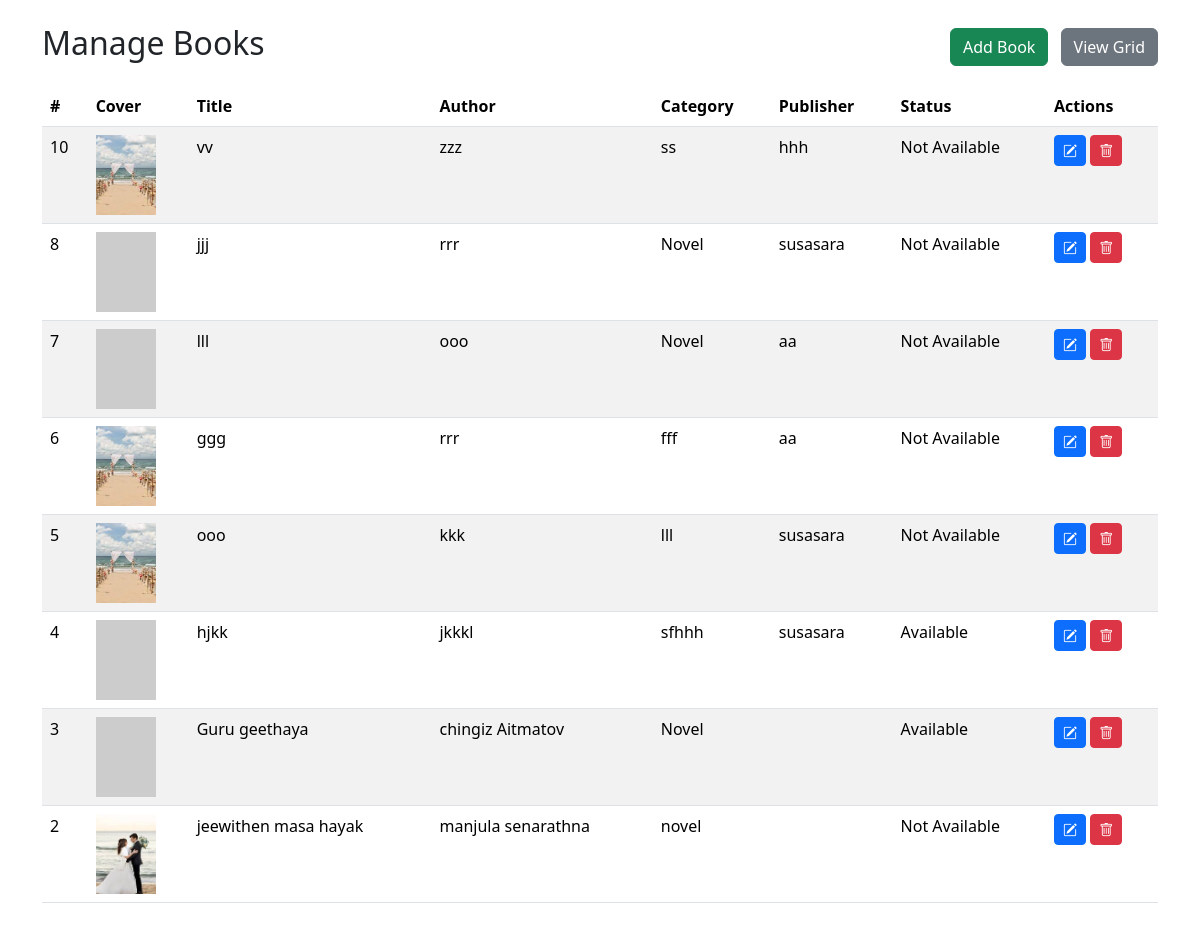
/view_books_table.php, run on the app's committed database.
### tables this page shows
CREATE TABLE `books` (
  `book_id` int(11) NOT NULL,
  `title` varchar(150) NOT NULL,
  `author` varchar(100) NOT NULL,
  `category` varchar(50) DEFAULT 'Uncategorized',
  `publisher` varchar(200) NOT NULL,
  `status` varchar(100) DEFAULT 'Available',
  `image` varchar(255) DEFAULT NULL,
  `created_at` timestamp NOT NULL DEFAULT current_timestamp(),
  `booked_by` varchar(200) NOT NULL
);

### view_books_table.php (the view, shortened to what this page needs)
<?php
require 'config.php';
$res = mysqli_query($conn, "SELECT * FROM books ORDER BY created_at DESC");
$books = mysqli_fetch_all($res, MYSQLI_ASSOC);
?>
<!doctype html>
<html>
<head>
  <link href="https://cdn.jsdelivr.net/npm/bootstrap@5.3.2/dist/css/bootstrap.min.css" rel="stylesheet">
  <link rel="stylesheet" href="https://cdn.jsdelivr.net/npm/bootstrap-icons/font/bootstrap-icons.css">
</head>
<body class="p-4">
  <div class="container">
    <div class="d-flex justify-content-between align-items-center mb-3">
      <h2>Manage Books</h2>
      <div>
        <a class="btn btn-success me-2" href="add_book.php">Add Book</a>
        <a class="btn btn-secondary" href="view_books_grid.php">View Grid</a>
      </div>
    </div>
    <table class="table table-striped">
      <thead>
        <tr>
          <th>#</th>
          <th>Cover</th>
          <th>Title</th>
          <th>Author</th>
          <th>Category</th>
		  <th>Publisher</th>
          <th>Status</th>
          <th>Actions</th>
        </tr>
      </thead>
      <tbody>
      <?php foreach($books as $b): ?>
        <tr>
          <td><?=htmlspecialchars($b['book_id'])?></td>
          <td>
            <?php if (!empty($b['image']) && file_exists($b['image'])): ?>
              <img src="<?=htmlspecialchars($b['image'])?>" class="thumb" alt="">
            <?php else: ?>
              <img src="https://via.placeholder.com/60x80?text=no" class="thumb" alt="">
            <?php endif; ?>
          </td>
          <td><?=htmlspecialchars($b['title'])?></td>
          <td><?=htmlspecialchars($b['author'])?></td>
          <td><?=htmlspecialchars($b['category'])?></td>
		  <td><?=htmlspecialchars($b['publisher'])?></td>
          <td><?=htmlspecialchars($b['status'])?></td>
          <td>
           <a class="btn btn-sm btn-primary" href="update_book.php?book_id=<?=intval($b['book_id'])?>"><i class="bi bi-pencil-square"></i> </a>
            <form method="post" action="delete_book.php" style="display:inline-block" onsubmit="return confirm('Delete this book?');">
              <button class="btn btn-sm btn-danger"><i class="bi bi-trash"></i> </button>
            </form>
          </td>
        </tr>
      <?php endforeach; ?>
      </tbody>
    </table>
  </div>
</body>
</html>

### view_books_table.php (style rules this page uses)
img.thumb { width: 60px; height: 80px; object-fit: cover; }

### data on the page
books: book_id "10", image (placeholder picture), title "vv", author "zzz", category "ss", publisher "hhh", status "Not Available"
books: book_id "8", title "jjj", author "rrr", category "Novel", publisher "susasara", status "Not Available"
books: book_id "7", title "lll", author "ooo", category "Novel", publisher "aa", status "Not Available"
books: book_id "6", image (placeholder picture), title "ggg", author "rrr", category "fff", publisher "aa", status "Not Available"
books: book_id "5", image (placeholder picture), title "ooo", author "kkk", category "lll", publisher "susasara", status "Not Available"
books: book_id "4", title "hjkk", author "jkkkl", category "sfhhh", publisher "susasara", status "Available"
books: book_id "3", title "Guru geethaya", author "chingiz Aitmatov", category "Novel", status "Available"
books: book_id "2", image (picture), title "jeewithen masa hayak", author "manjula senarathna", category "novel", status "Not Available"
